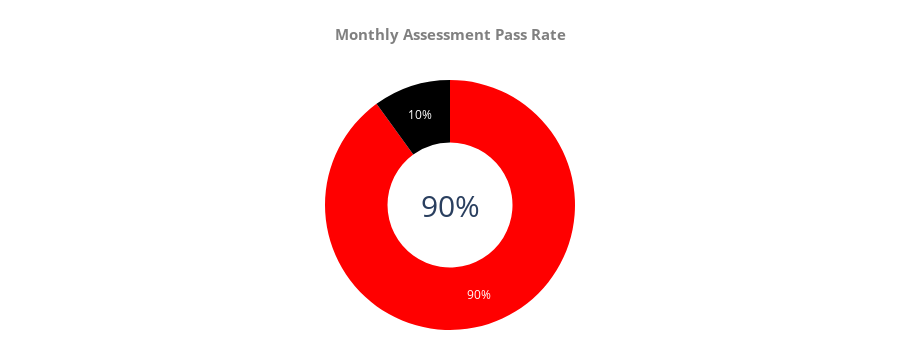

Notebook source saved alongside this figure:
### Markdown cell above
# Assessment Pass Rate

### Code cell
pass_rate = 90
fail_rate = 100 - pass_rate

df = pd.DataFrame({
    'Category': ['Pass', 'Fail'],
    'Value': [pass_rate, fail_rate],
    'Color': ['red', 'black']
})

fig_assess = px.pie(
    df,
    names='Category',
    values='Value',
    color='Category',
    color_discrete_map={'Pass': 'red', 'Fail': 'black'},
    hole=0.5
)

fig_assess.update_layout(
    title=dict(
        text='<span style="font-size:15px;color:gray"><b>Monthly Assessment Pass Rate</b></span>',
        x=0.5,
        xanchor='center',
        font=dict(size=14)
    ),
    showlegend=False,
    annotations=[dict(
        text='90%',
        x=0.5, y=0.5,
        font_size=30,
        showarrow=False
    )],
    margin=dict(t=80, b=20, l=20, r=20),
    height=350
)

fig_assess.show()

### Figure 1 — Plotly figure (JSON) as saved in the notebook; plotly's stock layout.template omitted (floating-point values rounded to 4 significant figures)
{"data": [{"customdata": [["Pass"], ["Fail"]], "domain": {"x": [0, 1], "y": [0, 1]}, "hole": 0.5, "hovertemplate": "Category=%{customdata[0]}<br>Value=%{value}<extra></extra>", "labels": ["Pass", "Fail"], "legendgroup": "", "marker": {"colors": ["red", "black"]}, "name": "", "showlegend": true, "type": "pie", "values": [90, 10]}], "layout": {"annotations": [{"font": {"size": 30}, "showarrow": false, "text": "90%", "x": 0.5, "y": 0.5}], "height": 350, "legend": {"tracegroupgap": 0}, "margin": {"b": 20, "l": 20, "r": 20, "t": 80}, "showlegend": false, "title": {"font": {"size": 14}, "text": "<span style=\"font-size:15px;color:gray\"><b>Monthly Assessment Pass Rate</b></span>", "x": 0.5, "xanchor": "center"}}}
